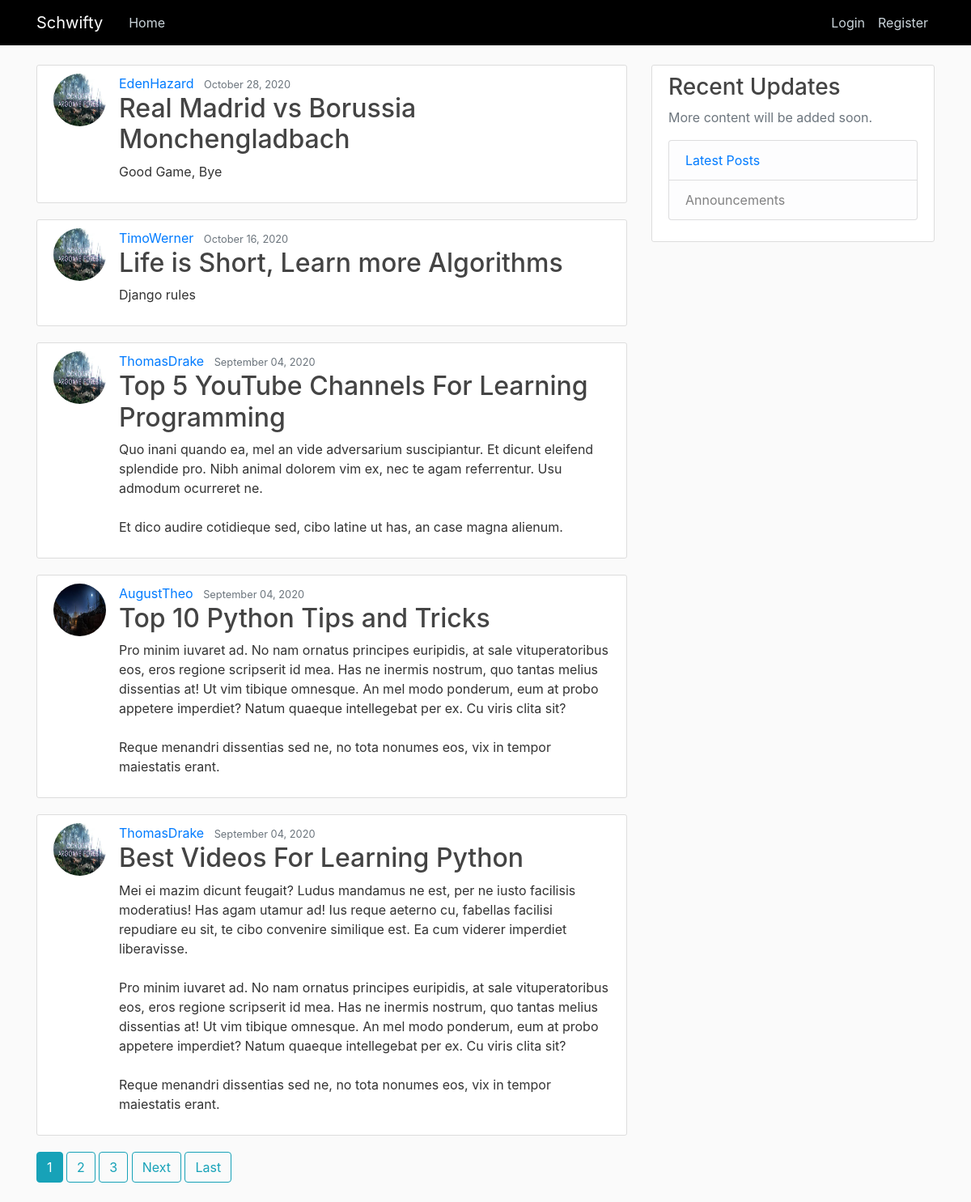
Before: / with the older database file.
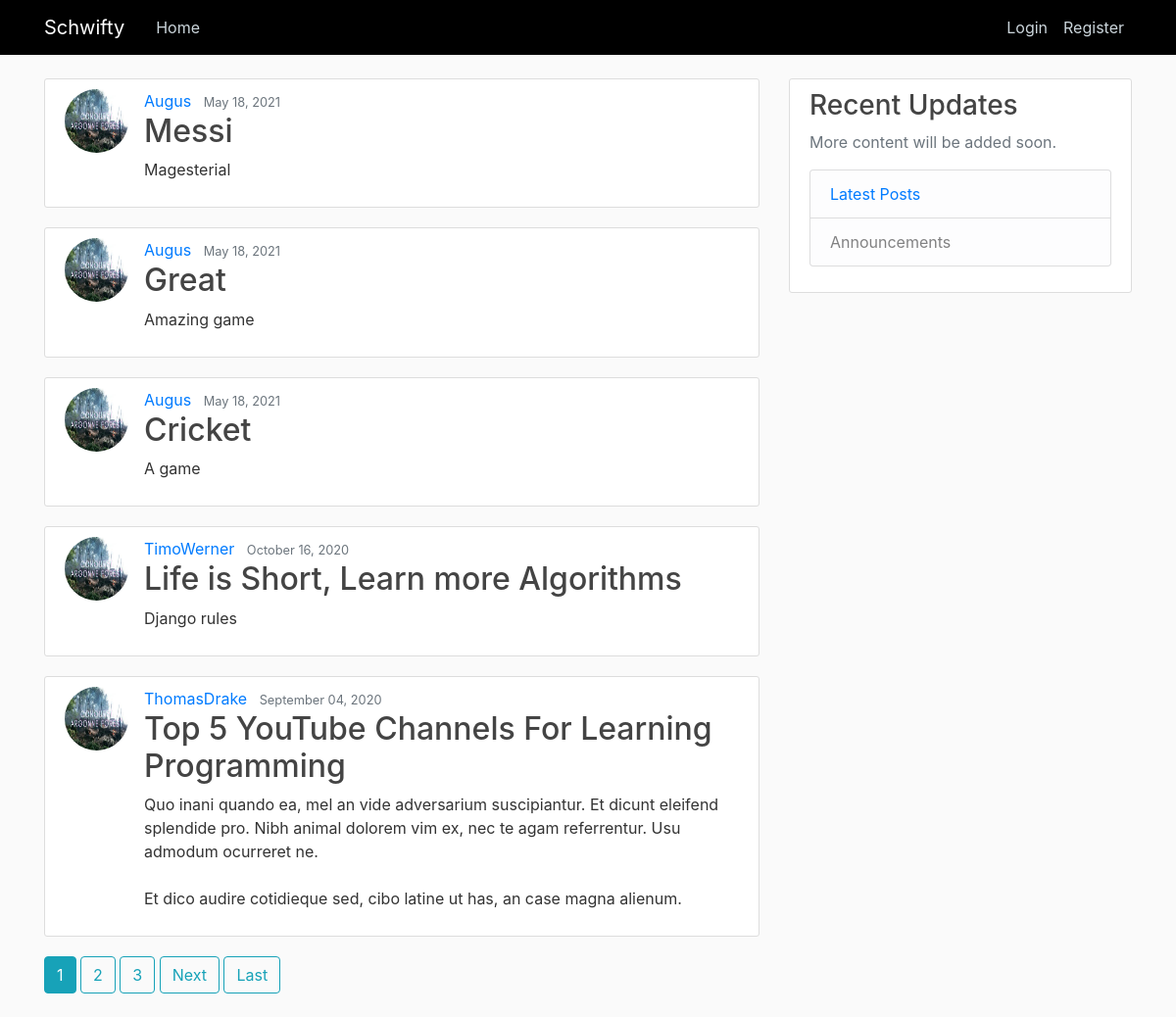
After: the same page with the newer database file.
### blog/models.py (models this page shows, shortened)
class Post(models.Model):
    title = models.CharField(max_length = 100)
    content = models.TextField()
    date_posted = models.DateTimeField(default = timezone.now)
    author = models.ForeignKey(User , on_delete= models.CASCADE)
    upvotes = models.ManyToManyField(User, blank = True, related_name='post_upvotes')
    downvotes = models.ManyToManyField(User,blank = True, related_name='post_downvotes')
    posted_to = models.ManyToManyField(Community , blank = True , related_name='posted_to_community')

### users/models.py (models this page shows, shortened)
class Profile(models.Model):
    user = models.OneToOneField(User , on_delete=models.CASCADE)
    image = models.ImageField(default = 'default.jpg' ,upload_to ='profile_pics' )

### blog/views.py (the view)
# urls.py: path('' , views.PostListView.as_view() , name = 'blog-home'),
class PostListView(ListView):
    model = Post
    template_name = 'blog/home.html' # <app>/<model>_<viewtype>.html
    context_object_name ='posts'
    ordering = ['-date_posted']
    paginate_by = 5

### blog/templates/blog/home.html (shortened to what this page needs)
{% extends "blog/base.html" %}
{% block content %}
        {% for post in posts %}
        <article class="media content-section">
          <img src="{{post.author.profile.image.url}}" class="rounded-circle article-img">
          <div class="media-body">
            <div>
                  <a class="mr-2" href="{% url 'user-posts' post.author.username %}">{{ post.author }}</a>
                <small class="text-muted">{{ post.date_posted|date:"F d, Y" }}</small>
            </div>
              <h2><a class="article-title" href="{% url 'post-detail' post.id %}">{{ post.title }}</a></h2>
              <p class="article-content">{{ post.content }}</p>
            </div>
          </article>
        {% endfor %}
        {% if is_paginated %}
            {% for num in page_obj.paginator.page_range %}
                {% if page_obj.number == num %}
                  <a class="btn btn-info mb-4" href="?page={{num}}">{{num}}</a>
                {% elif num > page_obj.number|add:'-3' and num < page_obj.number|add:'3' %}
                  <a class="btn btn-outline-info mb-4" href="?page={{num}}">{{num}}</a>
                {% endif %}
            {% endfor %}
          {% if page_obj.has_next %}
            <a class ="btn btn-outline-info mb-4" href="?page={{page_obj.next_page_number}}">Next</a>
            <a class ="btn btn-outline-info mb-4" href="?page={{page_obj.paginator.num_pages}}">Last</a>
          {% endif %}
        {% endif %}
{% endblock content %}

Changed rows visible on the page:
removed Post: author.profile.image (placeholder picture), author "EdenHazard", date_posted "October 28, 2020", title "Real Madrid vs Borussia Monchengladbach", content "Good Game, Bye"
no longer on this page (row unchanged): Post: author.profile.image (picture), author "AugustTheo", date_posted "September 04, 2020", title "Top 10 Python Tips and Tricks", content "Pro minim iuvaret ad. No nam ornatus principes euripidis, at sale vituperatoribus eos, eros regione scripserit id mea. Has ne inermis nostrum, quo tantas melius dissentias at! Ut vim tibique omnesque. An mel modo ponderum, eum at probo appetere imperdiet? Natum quaeque intellegebat per ex. Cu viris clita sit? Reque menandri dissentias sed ne, no tota nonumes eos, vix in tempor maiestatis erant."
no longer on this page (row unchanged): Post: author.profile.image (placeholder picture), author "ThomasDrake", date_posted "September 04, 2020", title "Best Videos For Learning Python", content "Mei ei mazim dicunt feugait? Ludus mandamus ne est, per ne iusto facilisis moderatius! Has agam utamur ad! Ius reque aeterno cu, fabellas facilisi repudiare eu sit, te cibo convenire similique est. Ea cum viderer imperdiet liberavisse. Pro minim iuvaret ad. No nam ornatus principes euripidis, at sale vituperatoribus eos, eros regione scripserit id mea. Has ne inermis nostrum, quo tantas melius dissentias at! Ut vim tibique omnesque. An mel modo ponderum, eum at probo appetere imperdiet? Natum quaeque intellegebat per ex. Cu viris clita sit? Reque menandri dissentias sed ne, no tota nonumes eos, vix in tempor maiestatis erant."
added Post: author.profile.image (placeholder picture), author "Augus", date_posted "May 18, 2021", title "Messi", content "Magesterial"
added Post: author.profile.image (placeholder picture), author "Augus", date_posted "May 18, 2021", title "Great", content "Amazing game"
added Post: author.profile.image (placeholder picture), author "Augus", date_posted "May 18, 2021", title "Cricket", content "A game"
